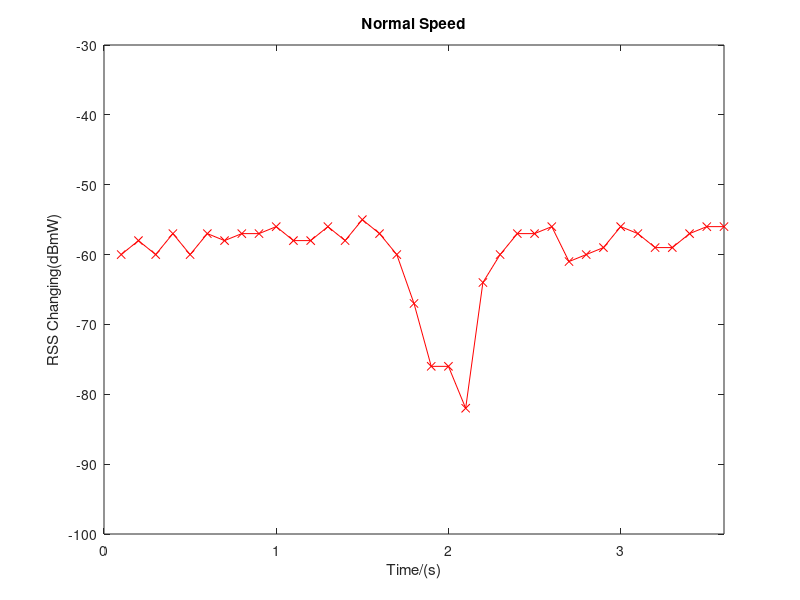

The MATLAB script that drew this image:
clear;close;clc;
data = load('data_normal.txt');
dataLen = length(data);

for i = 2:dataLen
if (data(i) > 110)% Avoid 0 value in data sequence
data(i) = data(i-1);
end
end
data = -data;
%data = data';
plot((1:dataLen)/10,data,'x-r')
axis([0,(dataLen/10),-100,-30])
xlabel('Time/(s)')
ylabel('RSS Changing(dBmW)')
title('Normal Speed')